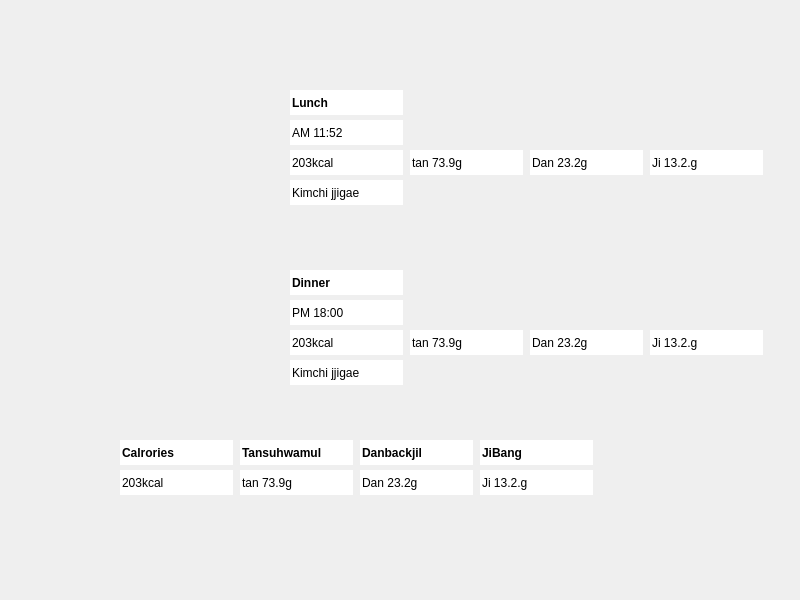
<?xml version="1.0" encoding="UTF-8"?>
<ui version="4.0">
 <class>Form</class>
 <widget class="QWidget" name="Form">
  <property name="geometry">
   <rect>
    <x>0</x>
    <y>0</y>
    <width>800</width>
    <height>600</height>
   </rect>
  </property>
  <property name="windowTitle">
   <string>Form</string>
  </property>
  <widget class="QLineEdit" name="lineEdit_10">
   <property name="geometry">
    <rect>
     <x>410</x>
     <y>330</y>
     <width>113</width>
     <height>25</height>
    </rect>
   </property>
   <property name="font">
    <font>
     <weight>50</weight>
     <bold>false</bold>
    </font>
   </property>
   <property name="text">
    <string>tan 73.9g</string>
   </property>
   <property name="frame">
    <bool>false</bool>
   </property>
  </widget>
  <widget class="QLineEdit" name="lineEdit_4">
   <property name="geometry">
    <rect>
     <x>290</x>
     <y>300</y>
     <width>113</width>
     <height>25</height>
    </rect>
   </property>
   <property name="font">
    <font>
     <weight>50</weight>
     <bold>false</bold>
    </font>
   </property>
   <property name="text">
    <string>PM 18:00</string>
   </property>
   <property name="frame">
    <bool>false</bool>
   </property>
  </widget>
  <widget class="QLineEdit" name="lineEdit_3">
   <property name="geometry">
    <rect>
     <x>290</x>
     <y>120</y>
     <width>113</width>
     <height>25</height>
    </rect>
   </property>
   <property name="font">
    <font>
     <weight>50</weight>
     <bold>false</bold>
    </font>
   </property>
   <property name="text">
    <string>AM 11:52</string>
   </property>
   <property name="frame">
    <bool>false</bool>
   </property>
  </widget>
  <widget class="QLineEdit" name="lineEdit_6">
   <property name="geometry">
    <rect>
     <x>410</x>
     <y>150</y>
     <width>113</width>
     <height>25</height>
    </rect>
   </property>
   <property name="font">
    <font>
     <weight>50</weight>
     <bold>false</bold>
    </font>
   </property>
   <property name="text">
    <string>tan 73.9g</string>
   </property>
   <property name="frame">
    <bool>false</bool>
   </property>
  </widget>
  <widget class="QLineEdit" name="lineEdit_11">
   <property name="geometry">
    <rect>
     <x>530</x>
     <y>330</y>
     <width>113</width>
     <height>25</height>
    </rect>
   </property>
   <property name="font">
    <font>
     <weight>50</weight>
     <bold>false</bold>
    </font>
   </property>
   <property name="text">
    <string>Dan 23.2g</string>
   </property>
   <property name="frame">
    <bool>false</bool>
   </property>
  </widget>
  <widget class="QLineEdit" name="lineEdit_13">
   <property name="geometry">
    <rect>
     <x>290</x>
     <y>180</y>
     <width>113</width>
     <height>25</height>
    </rect>
   </property>
   <property name="font">
    <font>
     <weight>50</weight>
     <bold>false</bold>
    </font>
   </property>
   <property name="text">
    <string>Kimchi jjigae</string>
   </property>
   <property name="frame">
    <bool>false</bool>
   </property>
  </widget>
  <widget class="QLineEdit" name="lineEdit_7">
   <property name="geometry">
    <rect>
     <x>530</x>
     <y>150</y>
     <width>113</width>
     <height>25</height>
    </rect>
   </property>
   <property name="font">
    <font>
     <weight>50</weight>
     <bold>false</bold>
    </font>
   </property>
   <property name="text">
    <string>Dan 23.2g</string>
   </property>
   <property name="frame">
    <bool>false</bool>
   </property>
  </widget>
  <widget class="QLineEdit" name="lineEdit_18">
   <property name="geometry">
    <rect>
     <x>120</x>
     <y>470</y>
     <width>113</width>
     <height>25</height>
    </rect>
   </property>
   <property name="font">
    <font>
     <weight>50</weight>
     <bold>false</bold>
    </font>
   </property>
   <property name="text">
    <string>203kcal</string>
   </property>
   <property name="frame">
    <bool>false</bool>
   </property>
  </widget>
  <widget class="QLineEdit" name="lineEdit_9">
   <property name="geometry">
    <rect>
     <x>650</x>
     <y>330</y>
     <width>113</width>
     <height>25</height>
    </rect>
   </property>
   <property name="font">
    <font>
     <weight>50</weight>
     <bold>false</bold>
    </font>
   </property>
   <property name="text">
    <string>Ji 13.2.g</string>
   </property>
   <property name="frame">
    <bool>false</bool>
   </property>
  </widget>
  <widget class="QLineEdit" name="lineEdit">
   <property name="geometry">
    <rect>
     <x>290</x>
     <y>90</y>
     <width>113</width>
     <height>25</height>
    </rect>
   </property>
   <property name="font">
    <font>
     <weight>75</weight>
     <bold>true</bold>
    </font>
   </property>
   <property name="text">
    <string>Lunch</string>
   </property>
   <property name="frame">
    <bool>false</bool>
   </property>
  </widget>
  <widget class="QLineEdit" name="lineEdit_19">
   <property name="geometry">
    <rect>
     <x>120</x>
     <y>440</y>
     <width>113</width>
     <height>25</height>
    </rect>
   </property>
   <property name="font">
    <font>
     <weight>75</weight>
     <bold>true</bold>
    </font>
   </property>
   <property name="text">
    <string>Calrories</string>
   </property>
   <property name="frame">
    <bool>false</bool>
   </property>
  </widget>
  <widget class="QLineEdit" name="lineEdit_8">
   <property name="geometry">
    <rect>
     <x>650</x>
     <y>150</y>
     <width>113</width>
     <height>25</height>
    </rect>
   </property>
   <property name="font">
    <font>
     <weight>50</weight>
     <bold>false</bold>
    </font>
   </property>
   <property name="text">
    <string>Ji 13.2.g</string>
   </property>
   <property name="frame">
    <bool>false</bool>
   </property>
  </widget>
  <widget class="QLabel" name="DietWidget">
   <property name="geometry">
    <rect>
     <x>90</x>
     <y>270</y>
     <width>181</width>
     <height>151</height>
    </rect>
   </property>
   <property name="text">
    <string/>
   </property>
   <property name="pixmap">
    <pixmap>../../../Downloads/kimchi jjigae.jpeg</pixmap>
   </property>
  </widget>
  <widget class="QLineEdit" name="lineEdit_15">
   <property name="geometry">
    <rect>
     <x>480</x>
     <y>470</y>
     <width>113</width>
     <height>25</height>
    </rect>
   </property>
   <property name="font">
    <font>
     <weight>50</weight>
     <bold>false</bold>
    </font>
   </property>
   <property name="text">
    <string>Ji 13.2.g</string>
   </property>
   <property name="frame">
    <bool>false</bool>
   </property>
  </widget>
  <widget class="QLineEdit" name="lineEdit_17">
   <property name="geometry">
    <rect>
     <x>360</x>
     <y>470</y>
     <width>113</width>
     <height>25</height>
    </rect>
   </property>
   <property name="font">
    <font>
     <weight>50</weight>
     <bold>false</bold>
    </font>
   </property>
   <property name="text">
    <string>Dan 23.2g</string>
   </property>
   <property name="frame">
    <bool>false</bool>
   </property>
  </widget>
  <widget class="QLineEdit" name="lineEdit_22">
   <property name="geometry">
    <rect>
     <x>480</x>
     <y>440</y>
     <width>113</width>
     <height>25</height>
    </rect>
   </property>
   <property name="font">
    <font>
     <weight>75</weight>
     <bold>true</bold>
    </font>
   </property>
   <property name="text">
    <string>JiBang</string>
   </property>
   <property name="frame">
    <bool>false</bool>
   </property>
  </widget>
  <widget class="QLineEdit" name="lineEdit_21">
   <property name="geometry">
    <rect>
     <x>360</x>
     <y>440</y>
     <width>113</width>
     <height>25</height>
    </rect>
   </property>
   <property name="font">
    <font>
     <weight>75</weight>
     <bold>true</bold>
    </font>
   </property>
   <property name="text">
    <string>Danbackjil</string>
   </property>
   <property name="frame">
    <bool>false</bool>
   </property>
  </widget>
  <widget class="QLineEdit" name="lineEdit_20">
   <property name="geometry">
    <rect>
     <x>240</x>
     <y>440</y>
     <width>113</width>
     <height>25</height>
    </rect>
   </property>
   <property name="font">
    <font>
     <weight>75</weight>
     <bold>true</bold>
    </font>
   </property>
   <property name="text">
    <string>Tansuhwamul</string>
   </property>
   <property name="frame">
    <bool>false</bool>
   </property>
  </widget>
  <widget class="QLineEdit" name="lineEdit_14">
   <property name="geometry">
    <rect>
     <x>290</x>
     <y>360</y>
     <width>113</width>
     <height>25</height>
    </rect>
   </property>
   <property name="font">
    <font>
     <weight>50</weight>
     <bold>false</bold>
    </font>
   </property>
   <property name="text">
    <string>Kimchi jjigae</string>
   </property>
   <property name="frame">
    <bool>false</bool>
   </property>
  </widget>
  <widget class="QLineEdit" name="lineEdit_2">
   <property name="geometry">
    <rect>
     <x>290</x>
     <y>270</y>
     <width>113</width>
     <height>25</height>
    </rect>
   </property>
   <property name="font">
    <font>
     <weight>75</weight>
     <bold>true</bold>
    </font>
   </property>
   <property name="text">
    <string>Dinner</string>
   </property>
   <property name="frame">
    <bool>false</bool>
   </property>
  </widget>
  <widget class="QLineEdit" name="lineEdit_16">
   <property name="geometry">
    <rect>
     <x>240</x>
     <y>470</y>
     <width>113</width>
     <height>25</height>
    </rect>
   </property>
   <property name="font">
    <font>
     <weight>50</weight>
     <bold>false</bold>
    </font>
   </property>
   <property name="text">
    <string>tan 73.9g</string>
   </property>
   <property name="frame">
    <bool>false</bool>
   </property>
  </widget>
  <widget class="QLabel" name="label_3">
   <property name="geometry">
    <rect>
     <x>90</x>
     <y>90</y>
     <width>181</width>
     <height>151</height>
    </rect>
   </property>
   <property name="text">
    <string/>
   </property>
   <property name="pixmap">
    <pixmap>../../../Downloads/kimchi jjigae.jpeg</pixmap>
   </property>
  </widget>
  <widget class="QLineEdit" name="lineEdit_5">
   <property name="geometry">
    <rect>
     <x>290</x>
     <y>150</y>
     <width>113</width>
     <height>25</height>
    </rect>
   </property>
   <property name="font">
    <font>
     <weight>50</weight>
     <bold>false</bold>
    </font>
   </property>
   <property name="text">
    <string>203kcal</string>
   </property>
   <property name="frame">
    <bool>false</bool>
   </property>
  </widget>
  <widget class="QLineEdit" name="lineEdit_12">
   <property name="geometry">
    <rect>
     <x>290</x>
     <y>330</y>
     <width>113</width>
     <height>25</height>
    </rect>
   </property>
   <property name="font">
    <font>
     <weight>50</weight>
     <bold>false</bold>
    </font>
   </property>
   <property name="text">
    <string>203kcal</string>
   </property>
   <property name="frame">
    <bool>false</bool>
   </property>
  </widget>
 </widget>
 <resources/>
 <connections/>
</ui>
